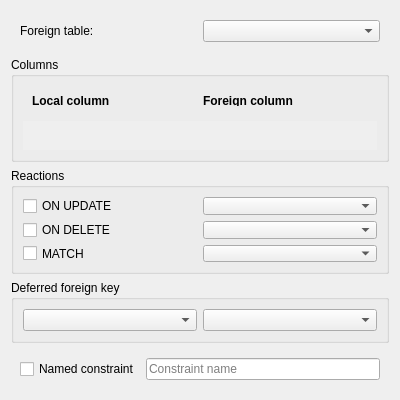
<?xml version="1.0" encoding="UTF-8"?>
<ui version="4.0">
 <class>TableForeignKeyPanel</class>
 <widget class="QWidget" name="TableForeignKeyPanel">
  <property name="geometry">
   <rect>
    <x>0</x>
    <y>0</y>
    <width>400</width>
    <height>400</height>
   </rect>
  </property>
  <property name="minimumSize">
   <size>
    <width>0</width>
    <height>400</height>
   </size>
  </property>
  <property name="windowTitle">
   <string>Form</string>
  </property>
  <layout class="QVBoxLayout" name="verticalLayout">
   <item>
    <widget class="QWidget" name="fkTableWidget" native="true">
     <layout class="QHBoxLayout" name="horizontalLayout">
      <item>
       <widget class="QLabel" name="fkTableLabel">
        <property name="text">
         <string>Foreign table:</string>
        </property>
       </widget>
      </item>
      <item>
       <widget class="QComboBox" name="fkTableCombo"/>
      </item>
     </layout>
    </widget>
   </item>
   <item>
    <widget class="QGroupBox" name="columnsGroup">
     <property name="title">
      <string>Columns</string>
     </property>
     <layout class="QVBoxLayout" name="verticalLayout_2">
      <item>
       <widget class="QWidget" name="columnsHeader" native="true">
        <layout class="QHBoxLayout" name="horizontalLayout_2">
         <item>
          <widget class="QLabel" name="colHdrLocal">
           <property name="font">
            <font>
             <weight>75</weight>
             <bold>true</bold>
            </font>
           </property>
           <property name="text">
            <string>Local column</string>
           </property>
          </widget>
         </item>
         <item>
          <widget class="QLabel" name="colHdrForeign">
           <property name="font">
            <font>
             <weight>75</weight>
             <bold>true</bold>
            </font>
           </property>
           <property name="text">
            <string>Foreign column</string>
           </property>
          </widget>
         </item>
        </layout>
       </widget>
      </item>
      <item>
       <widget class="QScrollArea" name="columnsArea">
        <property name="frameShape">
         <enum>QFrame::NoFrame</enum>
        </property>
        <property name="frameShadow">
         <enum>QFrame::Plain</enum>
        </property>
        <property name="widgetResizable">
         <bool>true</bool>
        </property>
        <widget class="QWidget" name="columnsScrollContents">
         <property name="geometry">
          <rect>
           <x>0</x>
           <y>0</y>
           <width>378</width>
           <height>81</height>
          </rect>
         </property>
        </widget>
       </widget>
      </item>
     </layout>
    </widget>
   </item>
   <item>
    <widget class="QGroupBox" name="reactionsGroup">
     <property name="title">
      <string>Reactions</string>
     </property>
     <layout class="QGridLayout" name="gridLayout">
      <item row="0" column="0">
       <widget class="QCheckBox" name="onUpdateCheckBox">
        <property name="text">
         <string>ON UPDATE</string>
        </property>
       </widget>
      </item>
      <item row="0" column="1">
       <widget class="QComboBox" name="onUpdateCombo"/>
      </item>
      <item row="1" column="0">
       <widget class="QCheckBox" name="onDeleteCheckBox">
        <property name="text">
         <string>ON DELETE</string>
        </property>
       </widget>
      </item>
      <item row="2" column="0">
       <widget class="QCheckBox" name="matchCheckBox">
        <property name="text">
         <string>MATCH</string>
        </property>
       </widget>
      </item>
      <item row="1" column="1">
       <widget class="QComboBox" name="onDeleteCombo"/>
      </item>
      <item row="2" column="1">
       <widget class="QComboBox" name="matchCombo"/>
      </item>
     </layout>
    </widget>
   </item>
   <item>
    <widget class="QGroupBox" name="deferredGroup">
     <property name="title">
      <string>Deferred foreign key</string>
     </property>
     <layout class="QHBoxLayout" name="horizontalLayout_3">
      <item>
       <widget class="QComboBox" name="deferrableCombo"/>
      </item>
      <item>
       <widget class="QComboBox" name="initiallyCombo"/>
      </item>
     </layout>
    </widget>
   </item>
   <item>
    <widget class="QWidget" name="namedWidget" native="true">
     <layout class="QHBoxLayout" name="horizontalLayout_4">
      <item>
       <widget class="QCheckBox" name="namedCheckBox">
        <property name="text">
         <string>Named constraint</string>
        </property>
       </widget>
      </item>
      <item>
       <widget class="QLineEdit" name="nameEdit">
        <property name="placeholderText">
         <string>Constraint name</string>
        </property>
       </widget>
      </item>
     </layout>
    </widget>
   </item>
  </layout>
 </widget>
 <resources/>
 <connections/>
</ui>
